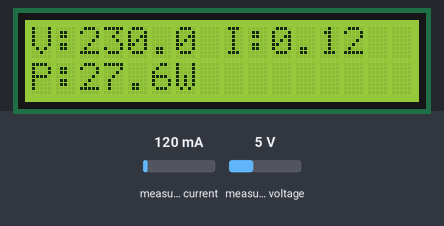
Bench run of a sketch on a simulated ESP32. On the bench: 16×2 character LCD. The test bench sets the inputs (shaded band); at power-on: measured current 120 mA, measured voltage 5 V. What the sketch prints to the serial monitor is not drawn.

Above: at 3.2 s.
3.3 s: measured current set to 40 mA
At 3.7 s:
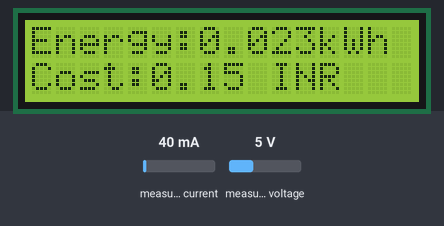
4.8 s: measured voltage set to 0.3 V
At 6.9 s:
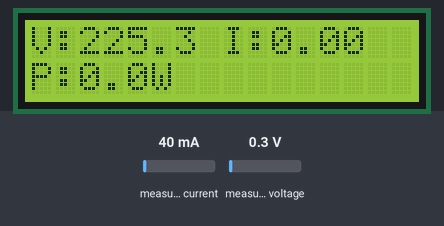
7.8 s: measured current set to 500 mA
At 8.4 s:
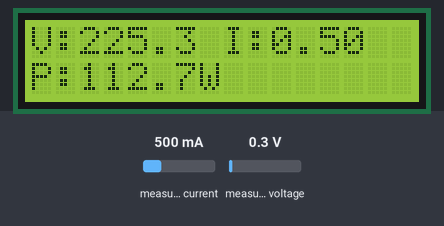
10.8 s: measured voltage set to 3.8 V
At 13.1 s:
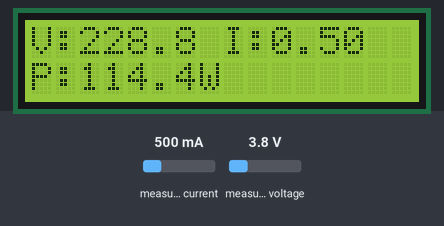
13.8 s: measured current set to 1000 mA
At 15.2 s:
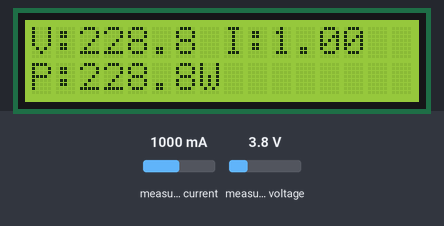
16.8 s: measured voltage set to 7.5 V
At 19.5 s:
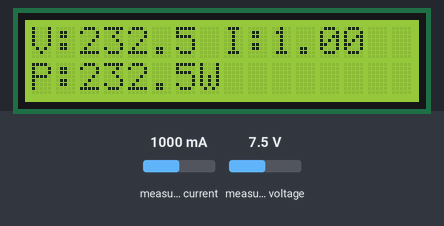
Timing chart, 0 to 20.1 s (numbered marks = the images above; inputs shaded):
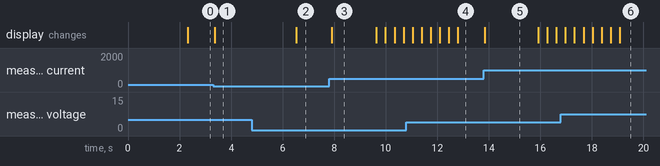

Measured:
- after the input at 4.8 s, the display: changes after 1.7 s (image 2)
- after the input at 7.8 s, the display: changes after 0.10 s (image 3)
- what the display in image 3 shows lasts 1.7 s, from 7.9 s to 9.6 s
- what the display in image 5 shows lasts 2.1 s, from 13.8 s to 15.9 s

The sketch:

final.ino
```cpp
#include <WiFi.h>
#include <WebServer.h>
#include <Wire.h>
#include <LiquidCrystal_I2C.h>
#include "EmonLib.h"
#include <ZMPT101B.h>

// Objects
WebServer server(80);
LiquidCrystal_I2C lcd(0x27, 16, 2);
EnergyMonitor emon;
ZMPT101B voltageSensor(35, 50.0); // GPIO35, 50Hz

#define SENSITIVITY 653.0f
const float currCalibration = 1.0;

float kWh = 0.0, cost = 0.0;
const float ratePerkWh = 6.5;

unsigned long lastMillis = 0;
unsigned long lastPageChange = 0;
int displayPage = 0;

// CSV Data buffer
String csvData = "Voltage (V),Current (A),Power (W),Energy (kWh),Cost (INR)\n";

void setup() {
  Serial.begin(115200);

  // WiFi AP
  WiFi.softAP("ESP32_Server", "12345678");
  Serial.println("ESP32 AP IP: " + WiFi.softAPIP().toString());

  // LCD Init
  lcd.begin();
  lcd.backlight();
  lcd.setCursor(0, 0); lcd.print("Smart Energy");
  lcd.setCursor(0, 1); lcd.print("Meter");
  delay(2000);

  // Sensor Init
  voltageSensor.setSensitivity(SENSITIVITY);
  emon.current(34, currCalibration);

  // Web routes
  server.on("/", handleRoot);
  server.on("/data.csv", handleCSV);
  server.begin();
}

void loop() {
  server.handleClient();

  float voltage = voltageSensor.getRmsVoltage();
  float current = getCurrent();
  float power = voltage * current;


  unsigned long now = millis();
  kWh += (power * (now - lastMillis)) / 3600000.0;
  lastMillis = now;
  cost = kWh * ratePerkWh;

  // Add new reading to CSV data
 csvData += String(voltage, 2) + "\t" +
           String(current, 2) + "\t" +
           String(power, 2) + "\t" +
           String(kWh, 3) + "\t" +
           String(cost, 2) + "\n";

  updateLCD(voltage, current, power);

  if (millis() - lastPageChange > 3000) {
    displayPage = (displayPage + 1) % 2;
    lastPageChange = millis();
  }

  delay(100);
}

float getCurrent() {
  emon.calcVI(20, 2000);
  float current = emon.Irms;
  return (current < 0.05) ? 0 : current;
}

void updateLCD(float voltage, float current, float power) {
  lcd.clear();
  if (displayPage == 0) {
    lcd.setCursor(0, 0);
    lcd.print("V:"); lcd.print(voltage, 1);
    lcd.print(" I:"); lcd.print(current, 2);

    lcd.setCursor(0, 1);
    lcd.print("P:"); lcd.print(power, 1);
    lcd.print("W");
  } else {
    lcd.setCursor(0, 0);
    lcd.print("Energy:");
    lcd.print(kWh, 3);
    lcd.print("kWh");

    lcd.setCursor(0, 1);
    lcd.print("Cost:");
    lcd.print(cost, 2);
    lcd.print(" INR");
  }
}

void handleRoot() {
  float voltage = voltageSensor.getRmsVoltage();
  float current = getCurrent();
  float power = voltage * current;


  String html = "<html><head>\
  <meta http-equiv='refresh' content='2'>\
  <style>\
  body{font-family:Arial;text-align:center;background:#f4f4f4;}\
  .box{background:#fff;margin:30px auto;padding:20px;width:80%;\
  box-shadow:0 0 10px #ccc;border-radius:10px;}\
  .value{color:#007BFF;font-size:22px;}\
  .button{margin-top:20px;padding:10px 20px;background-color:#007BFF;\
  color:white;border:none;border-radius:5px;font-size:18px;cursor:pointer;}\
  .button:hover{background-color:#0056b3;}\
  </style></head><body>\
  <div class='box'>\
  <h1>Smart Energy Meter</h1>\
  <p>Voltage: <span class='value'>" + String(voltage, 2) + " V</span></p>\
  <p>Current: <span class='value'>" + String(current, 2) + " A</span></p>\
  <p>Power: <span class='value'>" + String(power, 2) + " W</span></p>\
  <p>Energy: <span class='value'>" + String(kWh, 3) + " kWh</span></p>\
  <p>Cost: <span class='value'>" + String(cost, 2) + " INR</span></p>\
  <a href='/data.csv'><button class='button'>Download Excel</button></a>\
  </div></body></html>";

  server.send(200, "text/html", html);
}

void handleCSV() {
  server.sendHeader("Content-Disposition", "attachment; filename=\"data.xls\"");
  server.send(200, "application/vnd.ms-excel", csvData);
}
```
